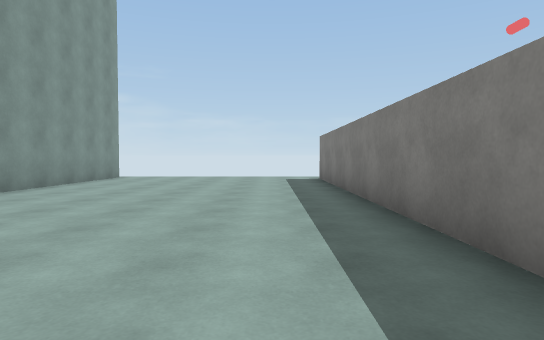
[1] (above)

16 first-person views from a walk through a Unity game level. The camera is 1.2 m above the floor, tilts 2° down and sees 75° across. The floor is counted in squares, 2 m on a side. Each view is taken from the middle of a square. On the plan, view 1 faces up. The plan holds only what a view shows up to about 10 squares ahead; the rest is blank. The place goes on beyond the plan. The player is left out. Surface patterns are stand-ins for the level's own textures.

[2]
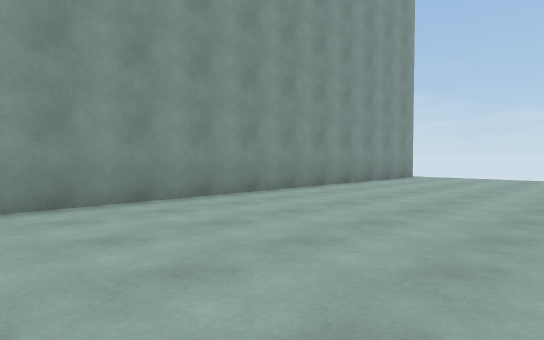

[3]
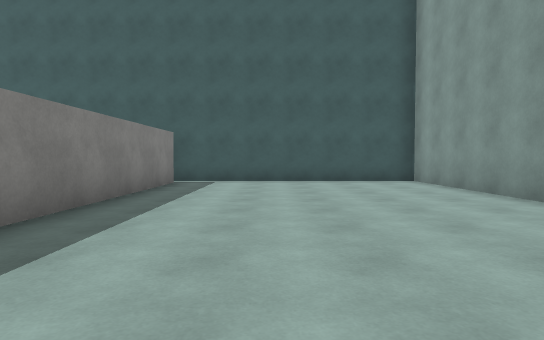

[4]
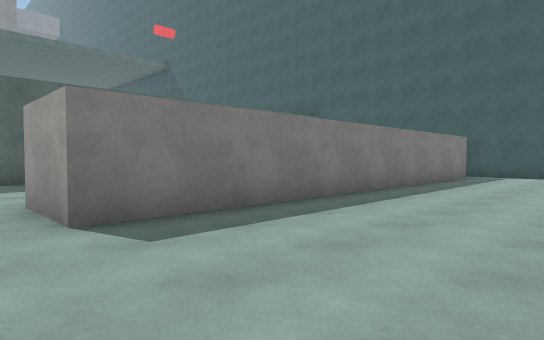

[5]
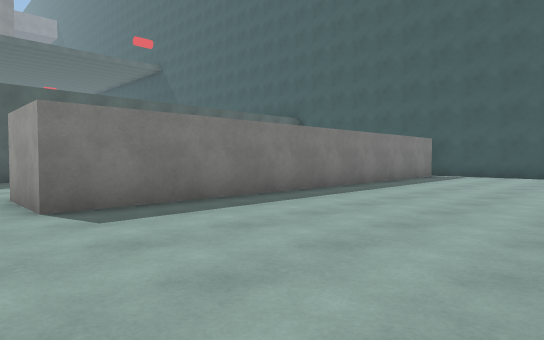

[6]
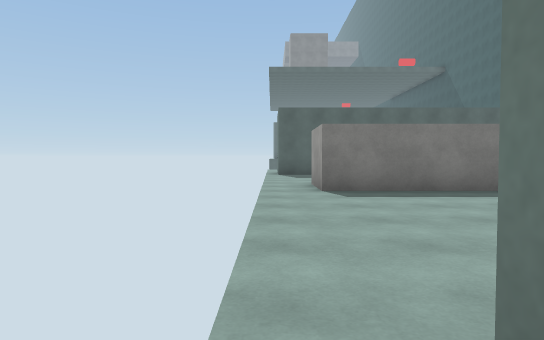

[7]
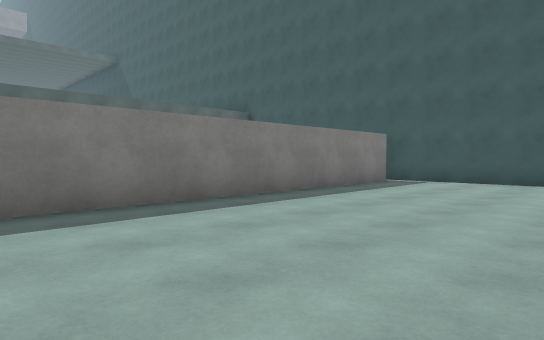

[8]
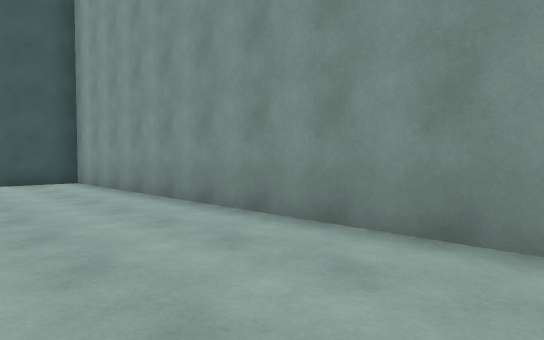

[9]
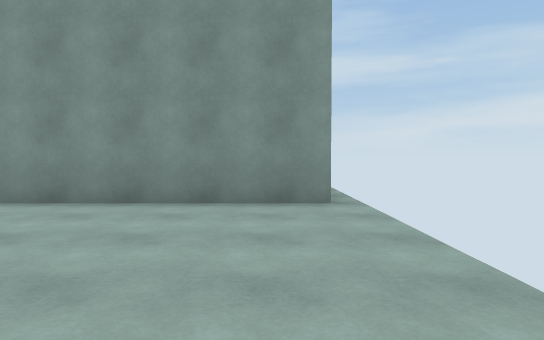

[10]
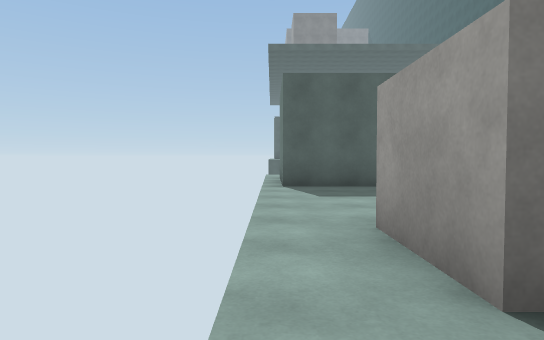

[11]
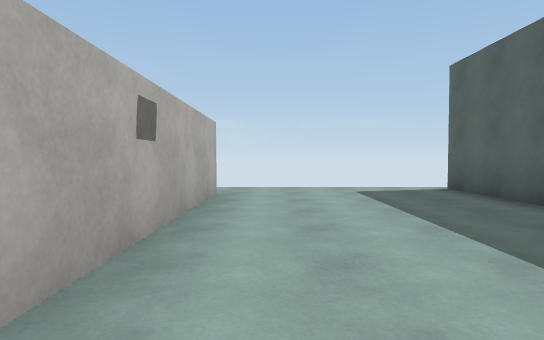

[12]
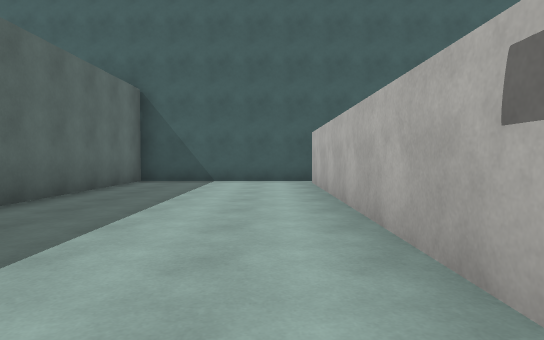

[13]
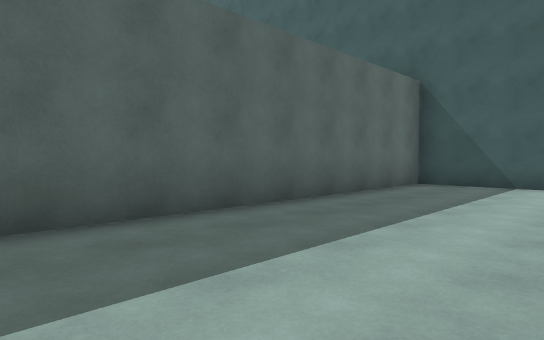

[14]
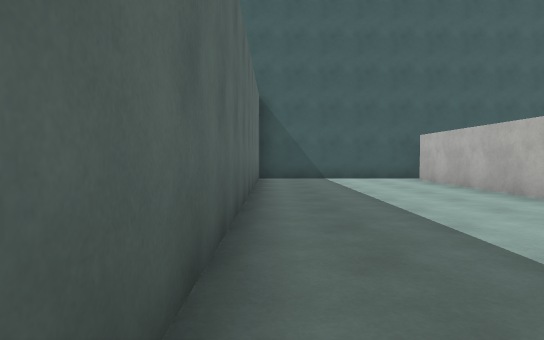

[15]
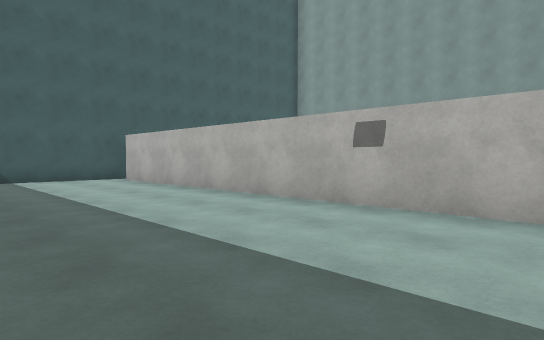

[16]
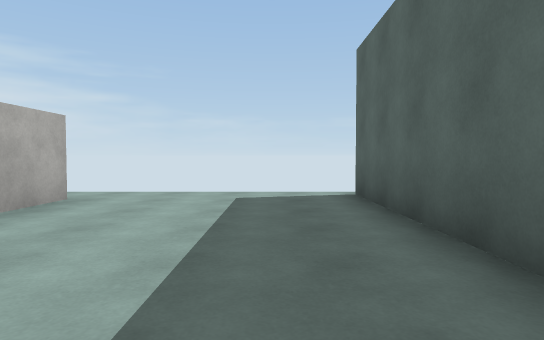

### Floor plan
Points are (right, up) in squares from view 1. A wall is a line through its corners. A room is listed if a view was taken in it or the views show most of it. See-through windows are left out.
Room 1 (views 1, 2, 3, 4, 5, 6, 7, 8, 9, 10)
walls: (-4.6, 10.9) (-4.6, -1.1) (2.4, -1.1); (1.4, -0.6) (1.4, 10.1)
ways out: opening at (2.5, 11) to room 2
Room 2 (views 11, 12, 13, 14, 15, 16)
walls: (1.4, 10.1) (3, 10.1) (3, -0.5); (2.4, -1.1) (7.4, -1.1) (7.4, 10.9)
ways out: opening at (2.5, 11) to room 1; opening at (8, 11)

Where each view was taken, in squares from view 1:
view 1: 0 up, 0 right, facing up
view 2: 0 up, 0 right, facing up-left
view 3: 8 up, 1 left, facing down
view 4: 11 up, 2 left, facing down-right
view 5: 11 up, 3 left, facing down-right
view 6: 11 up, 5 left, facing right
view 7: 8 up, 3 left, facing down-right
view 8: 8 up, 2 left, facing down-left
view 9: 10 up, 0 right, facing left
view 10: 11 up, 0 right, facing right
view 11: 4 up, 4 right, facing up
view 12: 8 up, 4 right, facing down
view 13: 7 up, 4 right, facing down-right
view 14: 9 up, 7 right, facing down
view 15: 9 up, 7 right, facing down-left
view 16: 5 up, 6 right, facing up
